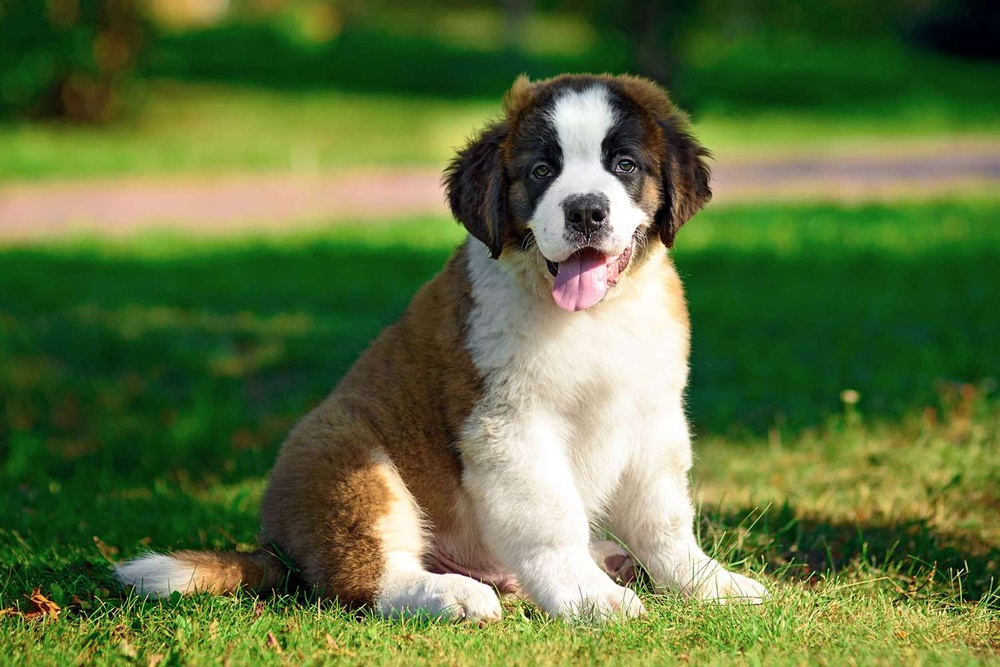
#> input picture cwiczenia_01_04_2025/puppy.jpg, 1000 x 667 px, shrunk from 1500 x 1000 before the run
$ python zadanie5.py
#> lines starting #> are read from the running program, lines starting #| are printed output that depends on the picture
import cv2
import numpy as np


image = cv2.imread('puppy.jpg')
#> image is the input picture: shape (667, 1000, 3); mean B, G, R 62.7, 114.3, 94.4

height, width = image.shape[:2]
#> height = 667; width = 1000

center_y, center_x = height // 2, width // 2
#> center_y = 333; center_x = 500
half_height, half_width = height // 4, width // 4
#> half_height = 166; half_width = 250

cropped = image[center_y - half_height : center_y + half_height, center_x - half_width : center_x + half_width]
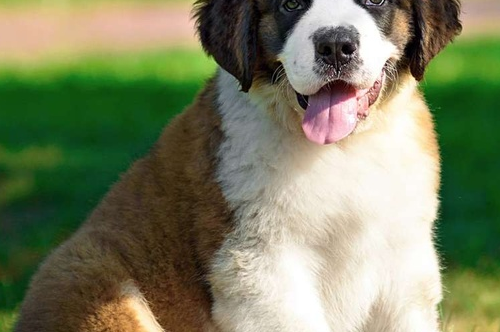
#> cropped: shape (332, 500, 3); mean B, G, R 97.3, 128.8, 122.9

flipped_cropped = cv2.flip(cropped, 1)
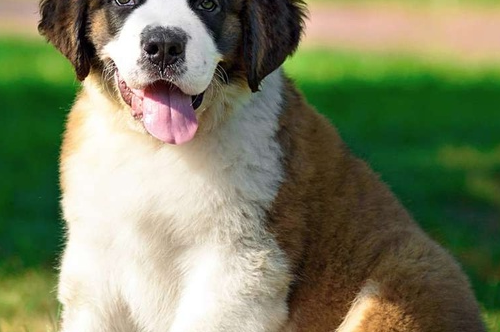
#> flipped_cropped: shape (332, 500, 3); mean B, G, R 97.3, 128.8, 122.9

image[center_y - half_height : center_y + half_height, center_x - half_width : center_x + half_width] = flipped_cropped
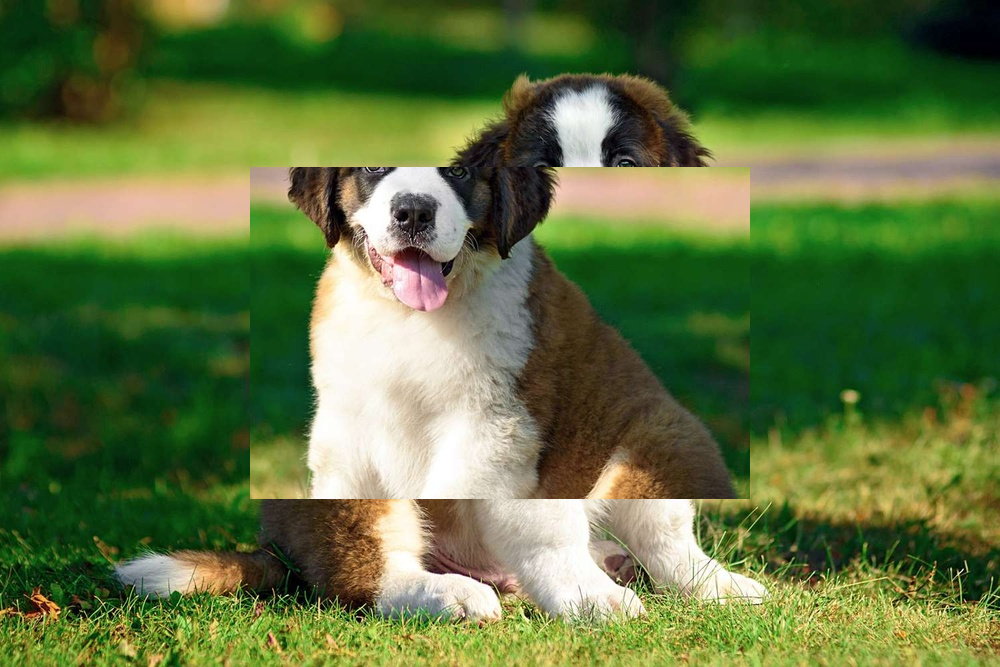
#> image: shape (667, 1000, 3); mean B, G, R 62.7, 114.3, 94.4

cv2.imwrite('new_puppy.jpg', image)

cv2.imshow('New image', image)
cv2.waitKey(0)
cv2.destroyAllWindows()
